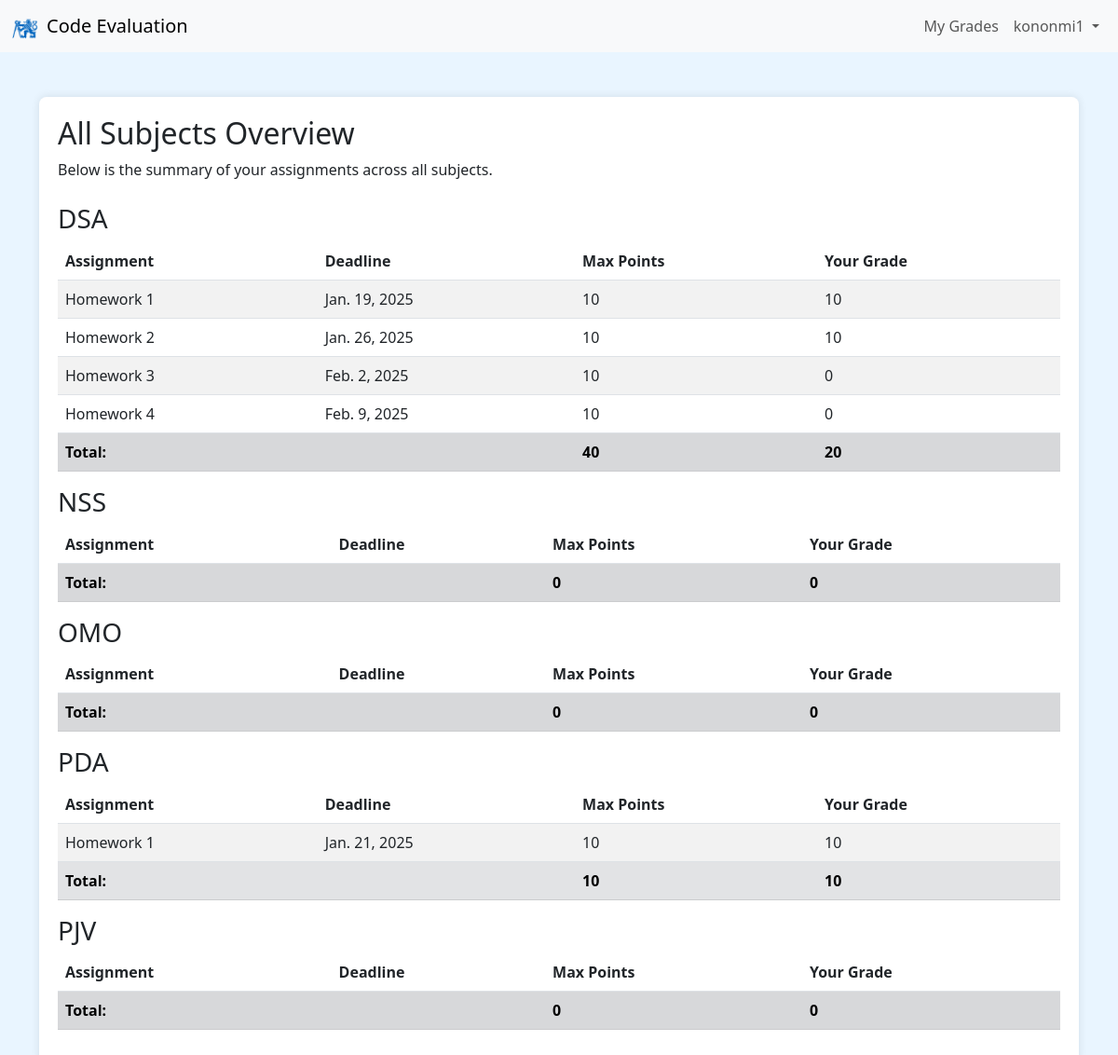
The app's page /grades-overview/ (signed in), older data.
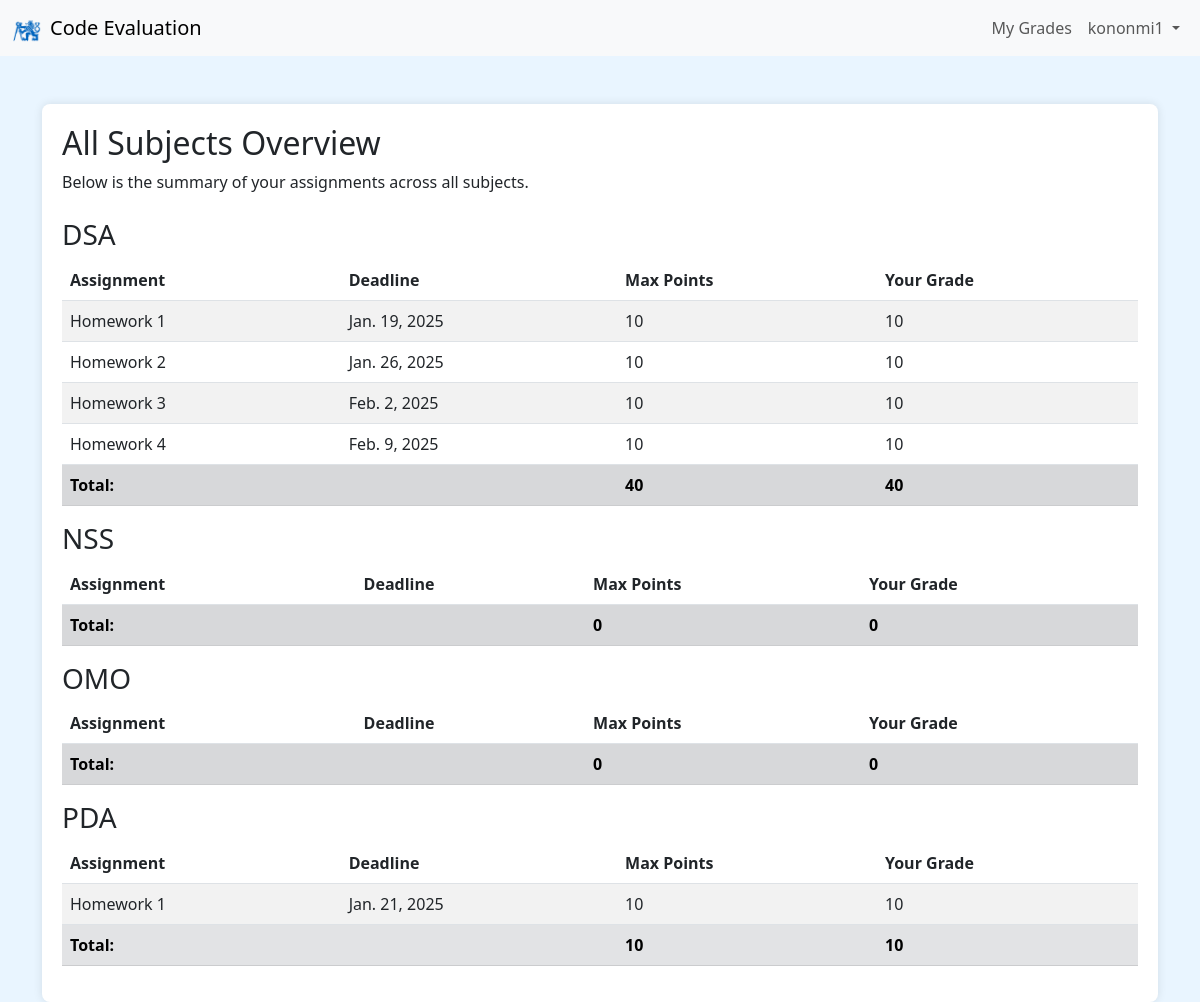
The same page, newer data.
### upload/models.py (models this page shows, shortened)
class Subject(models.Model):
    name = models.CharField(max_length=100)
    description = models.TextField()

class Assignment(models.Model):
    subject = models.ForeignKey(Subject, on_delete=models.CASCADE, related_name='assignments')
    name = models.CharField(max_length=100)
    description = models.TextField()
    deadline = models.DateField()
    number = models.PositiveIntegerField()
    max_points = models.PositiveIntegerField(default=10, help_text="Maximum points for this assignment.")
    max_uploads = models.PositiveIntegerField(default=20, help_text="Maximum number of downloads for a student.")

### upload/views.py (the view)
# urls.py: path('grades-overview/', views.grades_overview, name='grades_overview'),
@login_required
def grades_overview(request):
    user = request.user
    subjects = Subject.objects.all().order_by('name')
    subject_data = []
    for subj in subjects:
        assignment_rows = []
        total_subject_max = 0
        total_subject_user = 0
        for asg in subj.assignments.all().order_by('deadline'):
            docs = asg.documents.filter(user=user)
            best_doc = docs.order_by('-grade').first()
            user_grade = 0
            if best_doc:
                user_grade = best_doc.grade
            assignment_rows.append({
                'assignment': asg,
                'deadline': asg.deadline,
                'max_points': asg.max_points,
                'user_grade': user_grade,
            })
            total_subject_max += asg.max_points
            total_subject_user += user_grade
        subject_data.append({
            'subject': subj,
            'assignments': assignment_rows,
            'subject_max': total_subject_max,
            'subject_user': total_subject_user,
        })
    return render(request, 'upload/grades_overview.html', {
        'subject_data': subject_data,
    })

### upload/context_processors.py (called while the page is built)
def is_teacher_context(request):
    if request.user.is_authenticated:
        is_teacher_flag = request.user.is_superuser or request.user.groups.filter(name="Teachers").exists()
    else:
        is_teacher_flag = False
    return {
        'is_teacher_flag': is_teacher_flag
    }

### upload/templates/upload/grades_overview.html
{% extends 'upload/base.html' %}
{% load crispy_forms_tags %}
{% block content %}
<div class="content-container">
    <h2>All Subjects Overview</h2>
    <p class="mb-4">Below is the summary of your assignments across all subjects.</p>
    {% for subject_info in subject_data %}
        <h3>{{ subject_info.subject.name }}</h3>
        <table class="table table-striped">
            <thead>
                <tr>
                    <th>Assignment</th>
                    <th>Deadline</th>
                    <th>Max Points</th>
                    <th>Your Grade</th>
                </tr>
            </thead>
            <tbody>
                {% for row in subject_info.assignments %}
                <tr>
                    <td>{{ row.assignment.name }}</td>
                    <td>{{ row.deadline }}</td>
                    <td>{{ row.max_points }}</td>
                    <td>{{ row.user_grade }}</td>
                </tr>
                {% endfor %}
                <tr class="table-secondary">
                    <td colspan="2"><strong>Total:</strong></td>
                    <td><strong>{{ subject_info.subject_max }}</strong></td>
                    <td><strong>{{ subject_info.subject_user }}</strong></td>
                </tr>
            </tbody>
        </table>
    {% endfor %}
</div>
{% endblock %}

Row changes from the older to the newer data that the page shows:
removed Subject: subject.name "PJV", subject_max "0", subject_user "0"
computed for Subject "DSA": subject_user "20" → "40"
computed for Assignment "Homework 3": user_grade "0" → "10"
computed for Assignment "Homework 4": user_grade "0" → "10"
